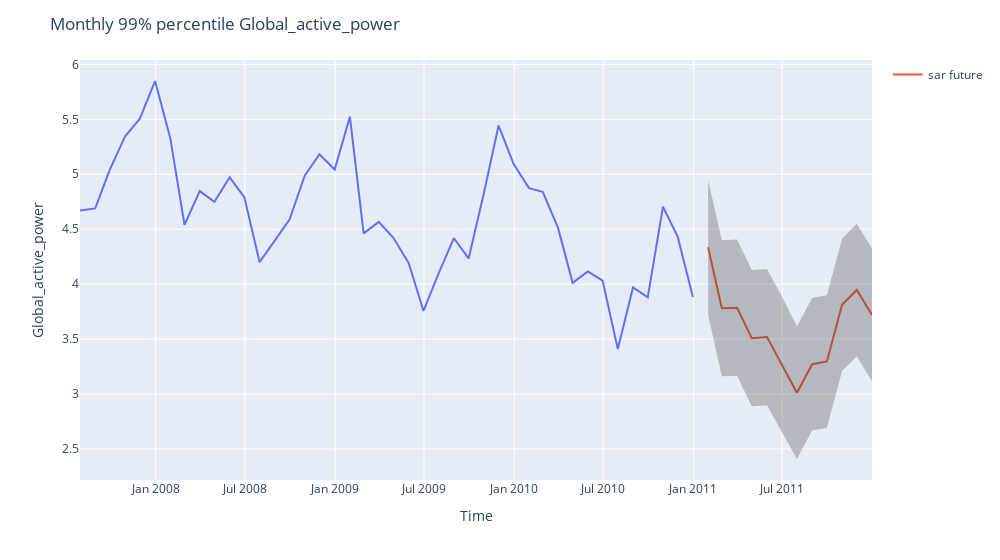

Notebook code cell kept with this figure:
### Markdown cell above
### SARIMA longer term forecast

### Code cell
sar = SARIMAX(
    df_monthly[var],
    order=(1, 0, 0),
    seasonal_order=(0, 1, 1, 12),
    trend="t",  # Linear trend
).fit()

# can use get forecast to create a forecast object
future = sar.get_forecast(12)

# That will have a method to pull in confidence interval
confidence_int = future.conf_int(alpha=0.05)

# Has an attribute to pull in predicted mean
fcst = future.predicted_mean

figure = px.line(x=df_monthly.index, y=df_monthly[var])
figure.add_scatter(x=fcst.index, y=fcst, mode="lines", name="sar future")

figure.add_scatter(x=fcst.index, y=confidence_int[f"lower {var}"], line=dict(width=0), mode="lines", showlegend=False)
figure.add_scatter(x=fcst.index, y=confidence_int[f"upper {var}"], line=dict(width=0), mode="lines", fillcolor='rgba(68, 68, 68, 0.3)', fill='tonexty', showlegend=False)

figure.update_layout(
    title=f"Monthly 99% percentile {var}",
    width=1000,
    xaxis_title="Time",
    yaxis_title=f"{var}",
)
figure.show()

### Figure 1 — Plotly figure (JSON) as saved in the notebook; plotly's stock layout.template omitted (floating-point values rounded to 4 significant figures)
{"data": [{"hovertemplate": "x=%{x}<br>y=%{y}<extra></extra>", "legendgroup": "", "line": {"color": "#636efa", "dash": "solid"}, "marker": {"symbol": "circle"}, "mode": "lines", "name": "", "orientation": "v", "showlegend": false, "x": ["2007-07-31T00:00:00", "2007-08-31T00:00:00", "2007-09-30T00:00:00", "2007-10-31T00:00:00", "2007-11-30T00:00:00", "2007-12-31T00:00:00", "2008-01-31T00:00:00", "2008-02-29T00:00:00", "2008-03-31T00:00:00", "2008-04-30T00:00:00", "2008-05-31T00:00:00", "2008-06-30T00:00:00", "2008-07-31T00:00:00", "2008-08-31T00:00:00", "2008-09-30T00:00:00", "2008-10-31T00:00:00", "2008-11-30T00:00:00", "2008-12-31T00:00:00", "2009-01-31T00:00:00", "2009-02-28T00:00:00", "2009-03-31T00:00:00", "2009-04-30T00:00:00", "2009-05-31T00:00:00", "2009-06-30T00:00:00", "2009-07-31T00:00:00", "2009-08-31T00:00:00", "2009-09-30T00:00:00", "2009-10-31T00:00:00", "2009-11-30T00:00:00", "2009-12-31T00:00:00", "2010-01-31T00:00:00", "2010-02-28T00:00:00", "2010-03-31T00:00:00", "2010-04-30T00:00:00", "2010-05-31T00:00:00", "2010-06-30T00:00:00", "2010-07-31T00:00:00", "2010-08-31T00:00:00", "2010-09-30T00:00:00", "2010-10-31T00:00:00", "2010-11-30T00:00:00", "2010-12-31T00:00:00"], "xaxis": "x", "y": [4.671, 4.689, 5.044, 5.346, 5.506, 5.849, 5.328, 4.54, 4.847, 4.75, 4.972, 4.79, 4.2, 4.4, 4.588, 4.987, 5.182, 5.043, 5.524, 4.462, 4.566, 4.42, 4.191, 3.756, 4.1, 4.418, 4.234, 4.827, 5.444, 5.09, 4.874, 4.841, 4.514, 4.013, 4.116, 4.033, 3.41, 3.97, 3.879, 4.704, 4.432, 3.882], "yaxis": "y", "type": "scatter"}, {"mode": "lines", "name": "sar future", "x": ["2011-01-31T00:00:00", "2011-02-28T00:00:00", "2011-03-31T00:00:00", "2011-04-30T00:00:00", "2011-05-31T00:00:00", "2011-06-30T00:00:00", "2011-07-31T00:00:00", "2011-08-31T00:00:00", "2011-09-30T00:00:00", "2011-10-31T00:00:00", "2011-11-30T00:00:00", "2011-12-31T00:00:00"], "y": [4.335, 3.781, 3.786, 3.508, 3.518, 3.272, 3.011, 3.271, 3.296, 3.812, 3.947, 3.72], "type": "scatter"}, {"line": {"width": 0}, "mode": "lines", "showlegend": false, "x": ["2011-01-31T00:00:00", "2011-02-28T00:00:00", "2011-03-31T00:00:00", "2011-04-30T00:00:00", "2011-05-31T00:00:00", "2011-06-30T00:00:00", "2011-07-31T00:00:00", "2011-08-31T00:00:00", "2011-09-30T00:00:00", "2011-10-31T00:00:00", "2011-11-30T00:00:00", "2011-12-31T00:00:00"], "y": [3.722, 3.161, 3.166, 2.889, 2.898, 2.652, 2.408, 2.668, 2.693, 3.209, 3.343, 3.117], "type": "scatter"}, {"fill": "tonexty", "fillcolor": "rgba(68, 68, 68, 0.3)", "line": {"width": 0}, "mode": "lines", "showlegend": false, "x": ["2011-01-31T00:00:00", "2011-02-28T00:00:00", "2011-03-31T00:00:00", "2011-04-30T00:00:00", "2011-05-31T00:00:00", "2011-06-30T00:00:00", "2011-07-31T00:00:00", "2011-08-31T00:00:00", "2011-09-30T00:00:00", "2011-10-31T00:00:00", "2011-11-30T00:00:00", "2011-12-31T00:00:00"], "y": [4.949, 4.4, 4.405, 4.128, 4.138, 3.891, 3.615, 3.875, 3.9, 4.416, 4.55, 4.323], "type": "scatter"}], "layout": {"xaxis": {"anchor": "y", "domain": [0.0, 1.0], "title": {"text": "Time"}}, "yaxis": {"anchor": "x", "domain": [0.0, 1.0], "title": {"text": "Global_active_power"}}, "legend": {"tracegroupgap": 0}, "margin": {"t": 60}, "title": {"text": "Monthly 99% percentile Global_active_power"}, "width": 1000}}
